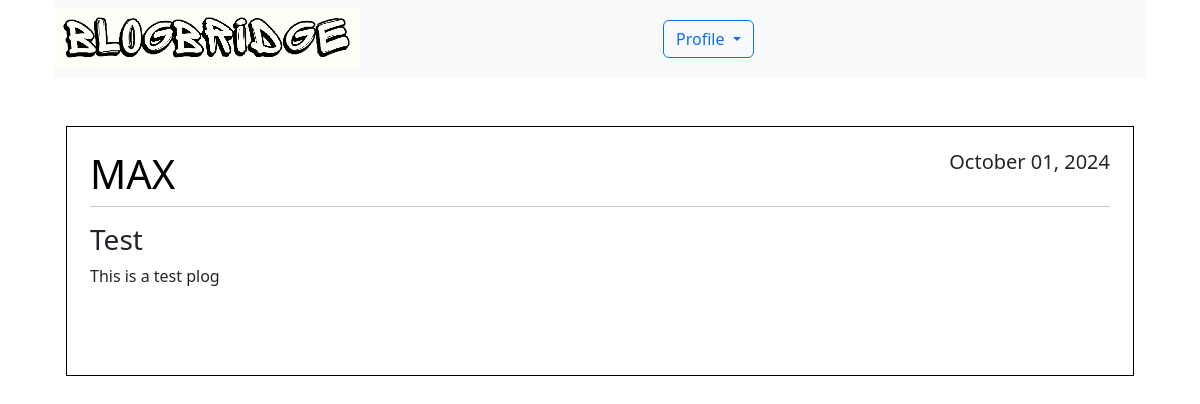
/, run on an earlier commit of the app's database.
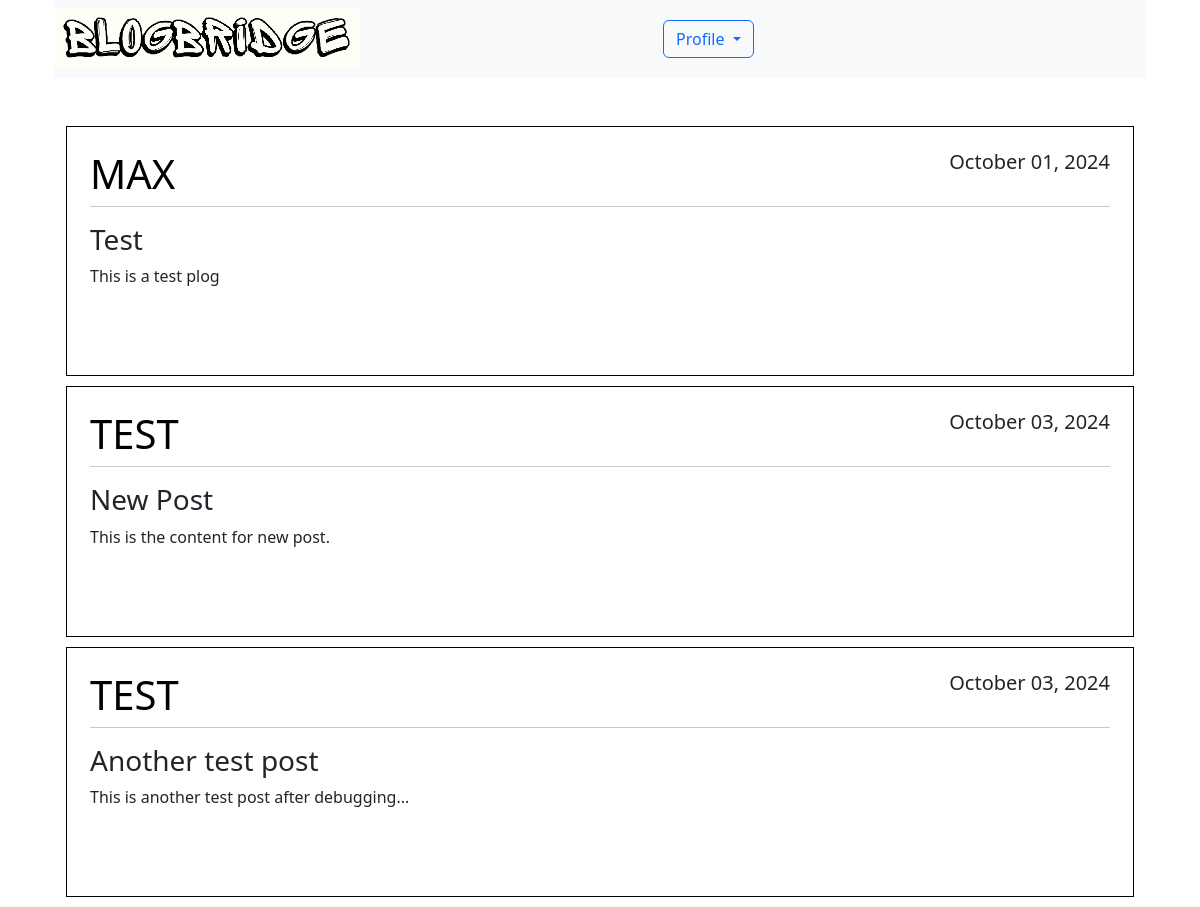
And on a later commit of the database.
### blog/models.py (models this page shows, shortened)
class Posts(models.Model):
    title = models.CharField(max_length=100)
    content = models.TextField()
    date_posted = models.DateTimeField(default=timezone.now)
    author = models.ForeignKey(User, on_delete=models.CASCADE)

### blog/views.py (the view)
# urls.py: path("", views.home),
def home(request):
    context = {
        'posts': Posts.objects.all()
    }
    return render(request, 'blog/home.html', context)

### blog/templates/blog/home.html (shortened to what this page needs)
{% extends 'blog/index.html' %}
{% block content %}
{% load static %}
<div class="container custom-container">
    <nav class="navbar navbar-expand-lg navbar-light bg-light w-100">
        <div class="collapse navbar-collapse" id="navbarSupportedContent">
            <a href="/home"><img class="w-50 " src="{% static 'img/logo.png' %}" alt=""></a></li>
            <form class="form-inline my-2 my-lg-0">
                <div class="dropdown">
                    <button class="btn btn-outline-primary dropdown-toggle" type="button" id="dropdownMenuButton"
                        data-bs-toggle="dropdown" aria-haspopup="true" aria-expanded="false">
                        Profile
                    </button>
                </div>
            </form>
        </div>
    </nav>
    <br><br>
    <div class="container custom-container post-div">
        {% for post in posts %}
        <article class="media content-section">
            <div class="media-body media-div">
                <div class="article-metadata">
                    <h1 class="text-uppercase media-title">{{ post.author }}</h1>
                    <h5 class="media-date">{{ post.date_posted|date:"F d, Y" }}</h5>
                    <hr class="line" />
                </div>
                <h3>{{ post.title }}</h3>
                <p class="article-content">{{ post.content }}</p>
                <br><br>
            </div>
        </article>
        {% endfor %}
    </div>
</div>
{% endblock %}

### blog/templates/blog/index.html (shortened to what this page needs)
{% load static %}
<!doctype html>
<html lang="en">
<head>
  <link rel="stylesheet" href="../../static//css/styles.css">
  <link href="https://cdn.jsdelivr.net/npm/bootstrap@5.3.3/dist/css/bootstrap.min.css" rel="stylesheet"
>
</head>
<body>
  <div class="container custom-container">
    {% block content %}
    {% endblock %}
  </div>
</body>
</html>

### blog/static/css/styles.css (style rules this page uses)
.custom-container { max-width: 1450px; }
.post-div { max-width: 1350px; }
.media-div { border: 1px solid black; padding: 23px; margin-bottom: 10px; }
.media-title { text-align: left; float: left; color: #000000; }
.media-date { text-align: right; float: right; }
.line { clear: both; }

What changed in the data, as far as the page shows it:
added Posts: author "TEST", date_posted "October 03, 2024", title "New Post", content "This is the content for new post."
added Posts: author "TEST", date_posted "October 03, 2024", title "Another test post", content "This is another test post after debugging..."
